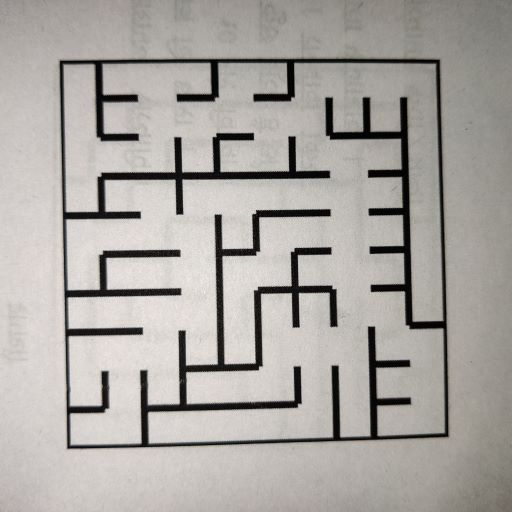
#> input picture task 1/task_1b_detect_and_encode_maze/test_cases/maze03.jpg, 512 x 512 px; its folder holds 4 pictures in this run
$ python taskBf2-v0.py
#> lines starting #> are read from the running program, lines starting #| are printed output that depends on the picture; after the words box and inside, x2 and y2 are one past the last pixel; in counts of white or black regions, pixels touching at a corner belong together
#> further down, input_img is the input picture: shape (512, 512, 3); mean B, G, R 161.7, 166, 169.9
# import cv2
# import numpy as np
# CELL_SIZE=50
# # height = 500
# # width = 500

# def blockwork(img,coordinate):
# #coordinate is a list consisting for dimension of block to be processesd
# #coordinate = [y-axis, x-axis]
# #the first block is coordinate = [0,0]
# 	size =CELL_SIZE
# 	h = CELL_SIZE*(coordinate[0]+1)
# 	w = CELL_SIZE*(coordinate[1]+1)
# 	h0= CELL_SIZE*coordinate[0]
# 	w0= CELL_SIZE*coordinate[1]
# 	block = img[h0:h,w0:w]
# 	# up    = block[0,int(size/2)]
# 	# print(up)

# 	dc=0
# 	uc=0
# 	lc=0
# 	rc=0
# 	val=0
# 	# down  = (block[int(size-1),int(size/2)])
# 	# left  = (block[int(size/2),0])
# 	# right = (block[int(size/2),int(size-1)])
# 	# print("d:",down)
# 	# print("up:",up)
# 	# print("l:",left)
# 	# print("r:",right)
# 	for i in range (int(size/2)-10,int(size/2)+10):
# 		for j in range (int(size-1)-5,int(size-1)):
# 			s=block [j,i]
# 			if s[0]==0 or s[1]==0 or s[2]==0:
# 				dc+=1
# 	for i in range (int(size/2)-10,int(size/2)+10):
# 		for j in range (0,5):
# 			n=block [j,i]
# 			if n[0]==0 or n[1]==0 or n[2]==0:
# 				uc+=1
# 	for i in range (int(size/2)-10,int(size/2)+10):
# 		for j in range (int(size-1)-5,int(size-1)):
# 			e=block [i,j]
# 			if e[0]==0 or e[1]==0 or e[2]==0:
# 				rc+=1
# 	for i in range (int(size/2)-10,int(size/2)+10):
# 		for j in range (0,5):
# 			w=block [i,j]
# 			if w[0]==0 or w[1]==0 or w[2]==0:
# 				lc+=1


# 	print("======================")


# 	if dc>10:
# 		val +=8

# 	if rc>10:
# 		val+=4
# 		print("r")
# 	if uc>10:
# 		val+=2
# 		print("u")
# 	if lc>10:
# 		val+=1
# 		print("l")

# 	print("val:",val)
# 	print("+++++++++++++++++++++++++++++++++++++++++")


# 	# if down[0]==0 or down[1]==0 or down[2]==0:
# 	# 	val +=8
# 	# if up[0]==0 or up[1]==0 or up[2]==0:
# 	# 	val+=2
# 	# if left[0]==0 or left[1]==0 or left[2]==0:
# 	# 	val+=1
# 	# if right[0]==0 or right[1]==0 or right[2]==0:
# 	# 	val+=4


# 	# if  d==1:
# 	# 	val +=8
# 	# if u==1:

# 	# if l==1:

# 	# if r==1:


# #	edge = [up, down, left, right]
# 	# edge = up+down+left+right

# 	cv2.imshow('image',block)
# 	cv2.waitKey(0)
# 	cv2.destroyAllWindows()
# 	return  val,block

# # def direction (block):
# # 	count=0
# # 	print("nxt")
# # 	for y in range (0,5):
# # 		for x in range (0,50):
# # 			print(block[x,y])
# # 			count+=1
# # 			print(count)
# # 		print("=================================================",x)
# # 	return	count


# def applyPerspectiveTransform(input_img):

# 	"""
# 	Purpose:
# 	---
# 	takes a maze test case image as input and applies a Perspective Transfrom on it to isolate the maze

# 	Input Arguments:
# 	---
# 	`input_img` :   [ numpy array ]
# 		maze image in the form of a numpy array

# 	Returns:
# 	---
# 	`warped_img` :  [ numpy array ]
# 		resultant warped maze image after applying Perspective Transform

# 	Example call:
# 	---
# 	warped_img = applyPerspectiveTransform(input_img)
# 	"""

# 	warped_img = None

# 	##############	ADD YOUR CODE HERE	##############

# 	# img = cv2.imread("maze04.jpg")
# 	img=input_img
# 	gray = cv2.cvtColor(img,cv2.COLOR_BGR2GRAY)
# 	gray = cv2.GaussianBlur(gray, (5, 5), 0)
# 	_, bin = cv2.threshold(gray,105,255,1)
# 	bin = cv2.dilate(bin, None)
# 	bin = cv2.dilate(bin, None)
# 	bin = cv2.erode(bin, None)
# 	bin = cv2.erode(bin, None)
# 	contours, hierarchy = cv2.findContours(bin, cv2.RETR_LIST, cv2.CHAIN_APPROX_SIMPLE)

# 	rc = cv2.minAreaRect(contours[0])
# 	box = cv2.boxPoints(rc)
# 	x=[]
# 	y=[]
# 	for p in box:
# 		x.append(p[0])
# 		y.append(p[1])
# 	# pts1 = np.float32([[x[1],y[1]],[x[2],y[2]],[x[0],y[0]],[x[3],y[3]]])
# 	pts1 = np.float32([[x[1]-3,y[1]-3],[x[2]+3,y[2]-3],[x[0]-3,y[0]-3],[x[3]+3,y[3]+3]])
# 	pts2 = np.float32([[0,0],[500,0],[0,500],[500,500]])
# 	M = cv2.getPerspectiveTransform(pts1,pts2)
# 	warped_img = cv2.warpPerspective(img,M,(500,500))

# 	##################################################

# 	return warped_img


# if __name__ == "__main__":
# 	img_dir_path = 'test_cases/'

# 	# path to 'maze00.jpg' image file
# 	file_num = 0
# 	img_file_path = img_dir_path + 'maze0' + str(file_num) + '.jpg'

# 	print('\n============================================')
# 	print('\nFor maze0' + str(file_num) + '.jpg')

# 	# path for 'maze00.csv' output file
# 	csv_file_path = img_dir_path + 'maze0' + str(file_num) + '.csv'

# 	# read the 'maze00.jpg' image file
# 	img = cv2.imread(img_file_path)

# 	# get the resultant warped maze image after applying Perspective Transform
# 	warped_img = applyPerspectiveTransform(img)


# 	_,warped_img = cv2.threshold(img,147,255,cv2.THRESH_BINARY)
# 	cv2.imshow("w",warped_img)
# 	binary_img = warped_img
# 	count=0
# 	cv2.waitKey(0)
# 	cv2.destroyAllWindows()
# 	height, width,x= binary_img.shape
# 	no_cells_height = int(height/CELL_SIZE)							# number of cells in height of maze image
# 	no_cells_width = int(width/CELL_SIZE)							# number of cells in width of maze image
# 	initial_point = (0, 0)
# 	# cb=0
# 	# ca=0
# 	maze_array = []
# 	for i in range (no_cells_height):
# 		maze_array.append([])
# 		for j in range(no_cells_width):
# 			sz = [i,j]
# 			# cb+=1
# 			val,block = blockwork(img, sz)
# 			maze_array [i].append(val)
# 			count +=1

# 			print("count: ",count)
# 			# ca+=1
# 	# print("cb: ",cb)
# 	# print("ca: ",ca)
# 	# print(maze_array)


'''
*****************************************************************************************
*
*        		===============================================
*           		Nirikshak Bot (NB) Theme (eYRC 2020-21)
*        		===============================================
*
*  This script is to implement Task 1B of Nirikshak Bot (NB) Theme (eYRC 2020-21).
*
*  This software is made available on an "AS IS WHERE IS BASIS".
*  Licensee/end user indemnifies and will keep e-Yantra indemnified from
*  any and all claim(s) that emanate from the use of the Software or
*  breach of the terms of this agreement.
*
*  e-Yantra - An MHRD project under National Mission on Education using ICT (NMEICT)
*
*****************************************************************************************
'''

# Team ID:			[ NB_1940 ]
# Author List:		[ Sourabha G, Ashwin S Rao, Nithin Jaikar ]
# Filename:			task_1b.py
# Functions:		applyPerspectiveTransform, detectMaze, writeToCsv
# 					[blockwork,]
# Global variables:
# 					[ List of global variables defined in this file ]


####################### IMPORT MODULES #######################
## You are not allowed to make any changes in this section. ##
## You have to implement this task with the three available ##
## modules for this task (numpy, opencv, csv)               ##
##############################################################
import numpy as np
import cv2
import csv
##############################################################


################# ADD UTILITY FUNCTIONS HERE #################
## You can define any utility functions for your code.      ##
## Please add proper comments to ensure that your code is   ##
## readable and easy to understand.                         ##
##############################################################
CELL_SIZE=50

def blockwork(img,coordinate,count):

	# size =CELL_SIZE
	h = CELL_SIZE*(coordinate[0]+1)
	w = CELL_SIZE*(coordinate[1]+1)
	h0= CELL_SIZE*coordinate[0]
	w0= CELL_SIZE*coordinate[1]
	# print("h:",h)
	# print("h0:",h0)
	if count > 1 and count <10:
		block = img[h0:h+3,w0-3:w+3]
		# print("entered 1-10")
		csize = (h+3)-(h0)
		# print("csize:",csize)
		rsize = (w+3)-(w0-3)
	elif count == 1 :
		block = img[h0:h+6,w0:w+6]
		rsize = (w+6)-(w0)
		csize = (h+6)-(h0)
	elif count > 91 and count < 100:
		block = img[h0-3:h,w0-3:w+3]
		rsize = (w+3)-(w0-3)
		csize = (h)-(h0-3)
	elif count == 11 or count == 21 or count == 31 or count == 41 or count == 51 or count == 61 or count == 71 or count == 81 or count == 91:
		if count == 91 :
			block = img[h0-3:h,w0:w+3]
			csize = (h)-(h0-3)
			# print("csize:",csize)
			rsize = (w+3)-w0
		else:
			# print("11gde")
			block = img[h0-3:h+3,w0:w+4]
			csize = (h+3)-(h0-3)
			rsize = (w+4)-(w0)
			# print("cs:",csize)
			# print("rs",rsize)

	elif count % 10 == 0 :
		if count == 10:
			block = img[h0:h+3,w0-3:w]
			rsize = (w)-(w0-3)
			csize = (h+3)-(h0)
		elif count == 100:
			block = img[h0-3:h,w0-3:w]
			csize = (h)-(h0-3)
			rsize = (w)-(w0-3)
		else:
			block = img[h0-3:h+3,w0-3:w]
			csize = (h+3)-(h0-3)
			rsize =(w)-(w0-3)
	else :
		block = img[h0-3:h+3,w0-3:w+3]
		csize = (h+3)-(h0-3)
		# print(csize)
		rsize = (w+3)-(w0-3)

	val=0
	dc=0
	uc=0
	lc=0
	rc=0
	for i in range (int(rsize/2)-9,int(rsize/2)+9):
		for j in range (int(csize-1)-13,int(csize-1)):

			s=block [j,i]
			if s[0]==0 or s[1]==0 or s[2]==0:
				dc+=1
	for i in range (int(rsize/2)-9,int(rsize/2)+9):
		for j in range (0,13):
			n=block [j,i]

			# [4 lines of commented-out code are left out]

			if n[0]==0 or n[1]==0 or n[2]==0:
				uc+=1
	# for i in range (int(rsize-1)-13,int(rsize-1)):
	# 	for j in range (int(csize/2)-9,int(csize/2)+9):

	for i in range (int(csize/2)-12,int(csize/2)+12):
		for j in range (int(rsize-1)-13,int(rsize-1)):
			# print("i:",i)
			# print("j:",j)
			e=block [i,j]
			# print(e)
			if e[0]==0 or e[1]==0 or e[2]==0:
				rc+=1
	for i in range (int(rsize/2)-9,int(rsize/2)+9):
		for j in range (0,13):
			w=block [i,j]
			if w[0]==0 or w[1]==0 or w[2]==0:
				lc+=1
	# print("cb:",count)
	# if count == 91:
	cv2.imshow('image ',block)
	print("ca:",count)

	print("=========================================================")

	print (dc,rc,uc,lc)
	if dc>10:
		val +=8
		print("d = 8")
	if rc>10:
		val+=4
		print("r = 4")
	if uc>10:
		val+=2
		print("u = 2")
	if lc>10:
		val+=1
		print("l = 1")

	print("total val: ",val)
	print("+++++++++++++++++++++++++++++++++++++++++++++++++++++++++++++++")
	cv2.waitKey(0)
	cv2.destroyAllWindows()

	return  val
##############################################################


def applyPerspectiveTransform(input_img):

	"""
	Purpose:
	---
	takes a maze test case image as input and applies a Perspective Transfrom on it to isolate the maze

	Input Arguments:
	---
	`input_img` :   [ numpy array ]
		maze image in the form of a numpy array

	Returns:
	---
	`warped_img` :  [ numpy array ]
		resultant warped maze image after applying Perspective Transform

	Example call:
	---
	warped_img = applyPerspectiveTransform(input_img)
	"""

	warped_img = None

	##############	ADD YOUR CODE HERE	##############

	# img = cv2.imread("maze04.jpg")
	img=input_img
	gray = cv2.cvtColor(img,cv2.COLOR_BGR2GRAY)
	gray = cv2.GaussianBlur(gray, (5, 5), 0)
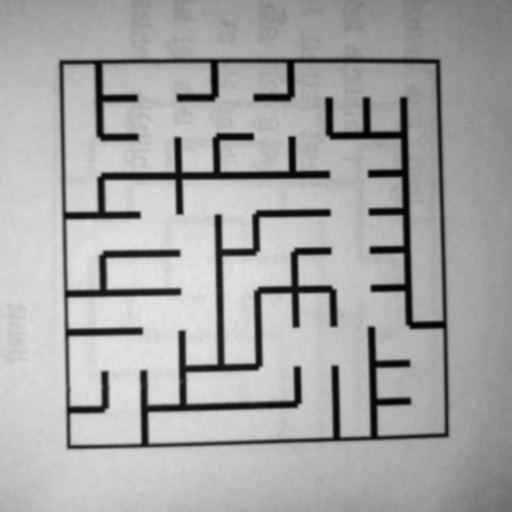
#> gray: shape (512, 512); min 2, max 231, mean 166.6
	_, bin = cv2.threshold(gray,105,255,1)
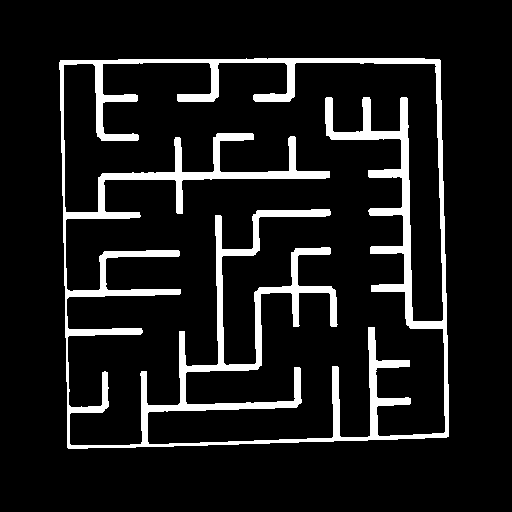
#> bin: shape (512, 512); 10.3% white; 1 white region, box (x1, y1, x2, y2) and area: (59, 58, 449, 449) 26965
	bin = cv2.dilate(bin, None)
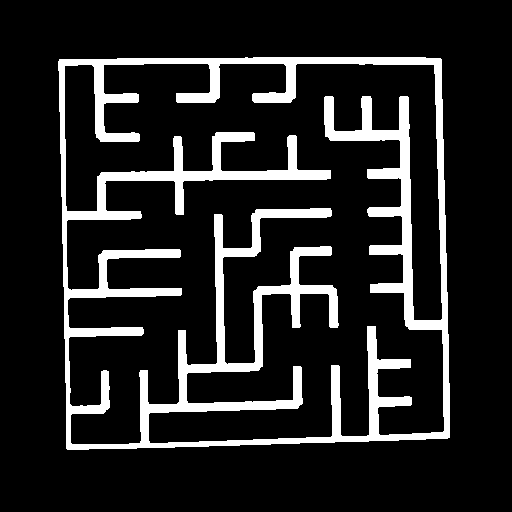
#> bin: shape (512, 512); 13.8% white; 1 white region, box (x1, y1, x2, y2) and area: (58, 57, 450, 450) 36142
	bin = cv2.dilate(bin, None)
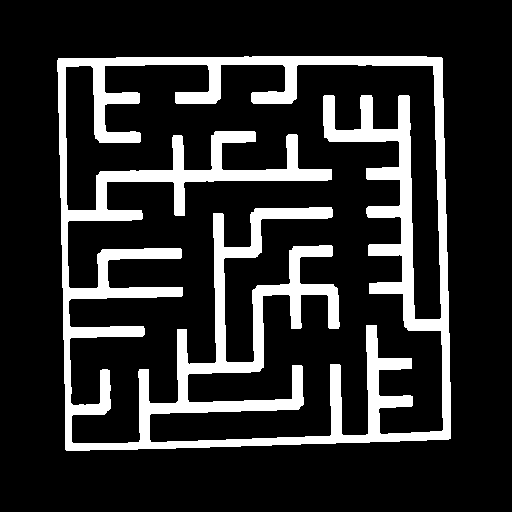
#> bin: shape (512, 512); 17.3% white; 1 white region, box (x1, y1, x2, y2) and area: (57, 56, 451, 451) 45300
	bin = cv2.erode(bin, None)
#> bin: shape (512, 512); 13.8% white; 1 white region, box (x1, y1, x2, y2) and area: (58, 57, 450, 450) 36156
	bin = cv2.erode(bin, None)
#> bin: shape (512, 512); 10.3% white; 1 white region
	contours, hierarchy = cv2.findContours(bin, cv2.RETR_LIST, cv2.CHAIN_APPROX_SIMPLE)
#> contours = 2 contours; box (x1, y1, x2, y2) and area: (59, 58, 449, 449) 146200, (63, 62, 446, 446) 123550

	rc = cv2.minAreaRect(contours[0])
#> rc = ((253.4, 250.9), (377.3, 383), -1.19)

	box = cv2.boxPoints(rc)
#> box = [[68.73, 446.3], [60.76, 63.34], [438, 55.48], [446, 438.4]]
	x=[]
	y=[]
	for p in box:
		x.append(p[0])
		y.append(p[1])
#> this loop made 4 passes
#> after the loop, x = [68.73, 60.76, 438, 446]; y = [446.3, 63.34, 55.48, 438.4]
	# [5 lines of commented-out code are left out]
	pts1 = np.float32([[x[1]-2,y[1]-2],[x[2]+2,y[2]-2],[x[0]-2,y[0]+2],[x[3]+2,y[3]+2]])
#> pts1 = [[58.76, 61.34], [440, 53.48], [66.73, 448.3], [448, 440.4]]
	pts2 = np.float32([[0,0],[500,0],[0,500],[500,500]])
	M = cv2.getPerspectiveTransform(pts1,pts2)
#> M = [[1.31, -0.027, -75.37], [0.0266, 1.29, -80.8], [-1.12e-10, -2.02e-10, 1]]
	warped_img = cv2.warpPerspective(img,M,(500,500))
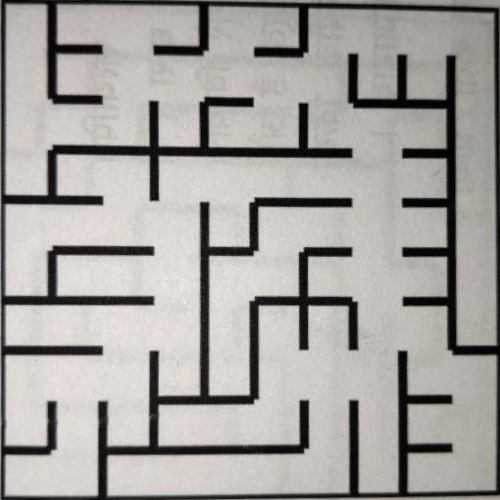
#> warped_img: shape (500, 500, 3); mean B, G, R 158.5, 162.3, 165.9

	##################################################

	return warped_img


def detectMaze(warped_img):

	"""
	Purpose:
	---
	takes the warped maze image as input and returns the maze encoded in form of a 2D array

	Input Arguments:
	---
	`warped_img` :    [ numpy array ]
		resultant warped maze image after applying Perspective Transform

	Returns:
	---
	`maze_array` :    [ nested list of lists ]
		encoded maze in the form of a 2D array

	Example call:
	---
	maze_array = detectMaze(warped_img)
	"""

	maze_array = []

	##############	ADD YOUR CODE HERE	##############

	img= warped_img

	_, img = cv2.threshold(img,124,255,cv2.THRESH_BINARY)
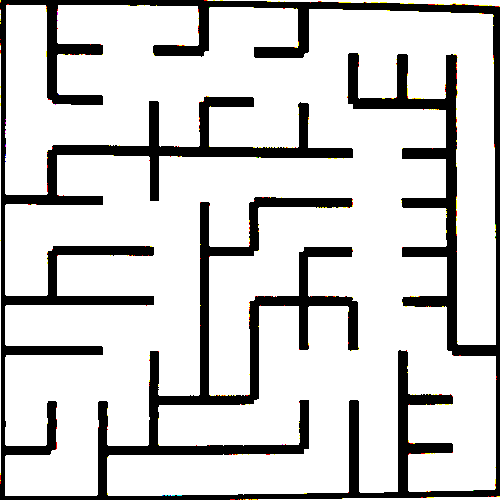
#> img: shape (500, 500, 3); mean B, G, R 206.2, 206.7, 207
	cv2.imshow("w",img)
	binary_img = img

	# cv2.waitKey(0)
	# cv2.destroyAllWindows()
	height, width,x= binary_img.shape
#> height = 500; width = 500; x = 3
	no_cells_height = int(height/CELL_SIZE)
#> no_cells_height = 10
	no_cells_width = int(width/CELL_SIZE)
#> no_cells_width = 10
	count=0
	# ca=0y
	maze_array = []
	for i in range (no_cells_height):
		maze_array.append([])
		for j in range(no_cells_width):
			sz = [i,j]
			count+=1
			# print("count : ",count)
			val= blockwork(img, sz,count)


			maze_array [i].append(val)
#> this loop made 10 passes
#> pass 1, in blockwork (call 4), `block = img[h0:h+3,w0-3:w+3]`:
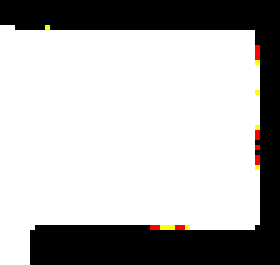
#> block: shape (53, 56, 3) (shown 5 times larger); mean B, G, R 178.4, 179.1, 180.2

	##################################################

	return maze_array


# NOTE:	YOU ARE NOT ALLOWED TO MAKE ANY CHANGE TO THIS FUNCTION
def writeToCsv(csv_file_path, maze_array):

	"""
	Purpose:
	---
	takes the encoded maze array and csv file name as input and writes the encoded maze array to the csv file

	Input Arguments:
	---
	`csv_file_path` :	[ str ]
		file path with name for csv file to write

	`maze_array` :		[ nested list of lists ]
		encoded maze in the form of a 2D array

	Example call:
	---
	warped_img = writeToCsv('test_cases/maze00.csv', maze_array)
	"""

	with open(csv_file_path, 'w', newline='') as file:
		writer = csv.writer(file)
		writer.writerows(maze_array)


# NOTE:	YOU ARE NOT ALLOWED TO MAKE ANY CHANGE TO THIS FUNCTION
#
# Function Name:    main
#        Inputs:    None
#       Outputs:    None
#       Purpose:    This part of the code is only for testing your solution. The function first takes 'maze00.jpg'
# 					as input, applies Perspective Transform by calling applyPerspectiveTransform function,
# 					encodes the maze input in form of 2D array by calling detectMaze function and writes this data to csv file
# 					by calling writeToCsv function, it then asks the user whether to repeat the same on all maze images
# 					present in 'test_cases' folder or not. Write your solution ONLY in the space provided in the above
# 					applyPerspectiveTransform and detectMaze functions.

if __name__ == "__main__":

	# path directory of images in 'test_cases' folder
	img_dir_path = 'test_cases/'

	# path to 'maze00.jpg' image file
	file_num = 3
	img_file_path = img_dir_path + 'maze0' + str(file_num) + '.jpg'

	print('\n============================================')
	print('\nFor maze0' + str(file_num) + '.jpg')

	# path for 'maze00.csv' output file
	csv_file_path = img_dir_path + 'maze0' + str(file_num) + '.csv'

	# read the 'maze00.jpg' image file
	input_img = cv2.imread(img_file_path)

	# get the resultant warped maze image after applying Perspective Transform
	warped_img = applyPerspectiveTransform(input_img)


	if type(warped_img) is np.ndarray:

		# get the encoded maze in the form of a 2D array
		maze_array = detectMaze(warped_img)

		if (type(maze_array) is list) and (len(maze_array) == 10):

			print('\nEncoded Maze Array = %s' % (maze_array))
			print('\n============================================')

			# writes the encoded maze array to the csv file
			writeToCsv(csv_file_path, maze_array)

			cv2.imshow('warped_img_0' + str(file_num), warped_img)
			cv2.waitKey(0)
			cv2.destroyAllWindows()

		else:

			print('\n[ERROR] maze_array returned by detectMaze function is not complete. Check the function in code.\n')
			exit()

	else:

		print('\n[ERROR] applyPerspectiveTransform function is not returning the warped maze image in expected format! Check the function in code.\n')
		exit()

	choice = input('\nDo you want to run your script on all maze images ? => "y" or "n": ')
#> the answer given: test_cases/maze00.jpg

	if choice == 'y':

		for file_num in range(1, 10):

			# path to image file
			img_file_path = img_dir_path + 'maze0' + str(file_num) + '.jpg'

			print('\n============================================')
			print('\nFor maze0' + str(file_num) + '.jpg')

			# path for csv output file
			csv_file_path = img_dir_path + 'maze0' + str(file_num) + '.csv'

			# read the image file
			input_img = cv2.imread(img_file_path)

			# get the resultant warped maze image after applying Perspective Transform
			warped_img = applyPerspectiveTransform(input_img)

			if type(warped_img) is np.ndarray:

				# get the encoded maze in the form of a 2D array
				maze_array = detectMaze(warped_img)

				if (type(maze_array) is list) and (len(maze_array) == 10):

					print('\nEncoded Maze Array = %s' % (maze_array))
					print('\n============================================')

					# writes the encoded maze array to the csv file
					writeToCsv(csv_file_path, maze_array)

					cv2.imshow('warped_img_0' + str(file_num), warped_img)
					cv2.waitKey(0)
					cv2.destroyAllWindows()

				else:

					print('\n[ERROR] maze_array returned by detectMaze function is not complete. Check the function in code.\n')
					exit()

			else:

				print('\n[ERROR] applyPerspectiveTransform function is not returning the warped maze image in expected format! Check the function in code.\n')
				exit()

	else:

		print('')
